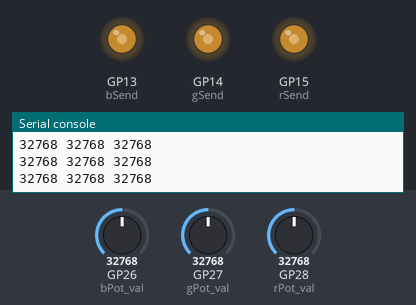
This program was run on a simulated Raspberry Pi Pico running MicroPython. On the bench: output pins drawn as LEDs (lit = HIGH), the last lines printed to the serial console. Inputs (shaded band) come from the test bench; at power-on: GP26 (bPot_val) = 32768, GP27 (gPot_val) = 32768, GP28 (rPot_val) = 32768 (analog values on the 0–65535 scale).

Above: at 1.2 s.
1.3 s: GP26 (bPot_val) set to 45874
At 2.2 s:
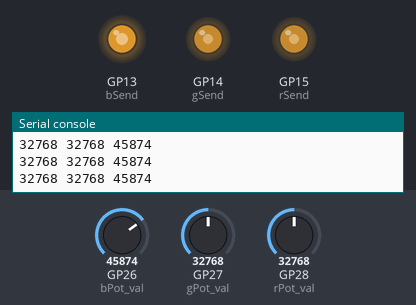
2.8 s: GP27 (gPot_val) set to 45874
At 3.6 s:
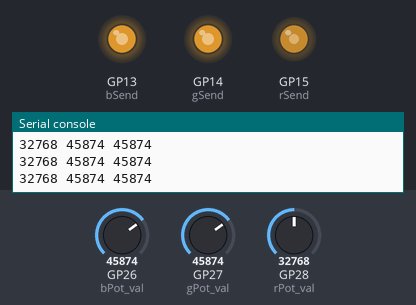
4.3 s: GP28 (rPot_val) set to 45874
At 5.0 s:
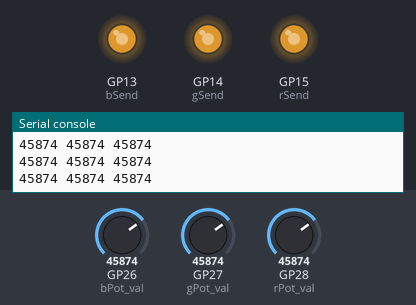
5.8 s: GP26 (bPot_val) set to 57670
At 6.4 s:
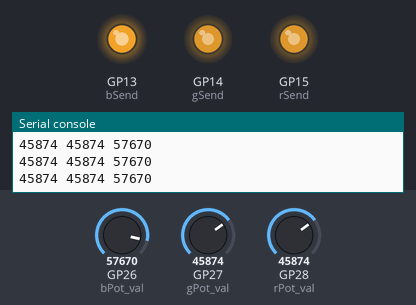
7.3 s: GP27 (gPot_val) set to 57670
At 7.8 s:
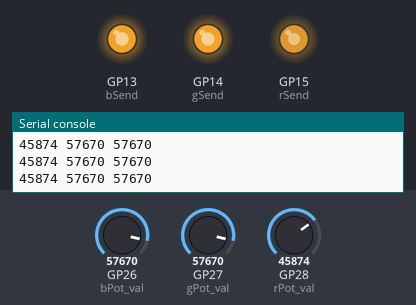
8.8 s: GP28 (rPot_val) set to 57670
At 9.2 s:
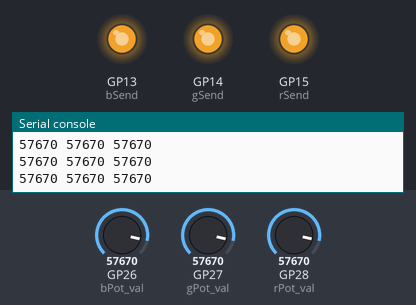
Timing chart, 0 to 11.3 s (numbered marks = the images above; inputs shaded):
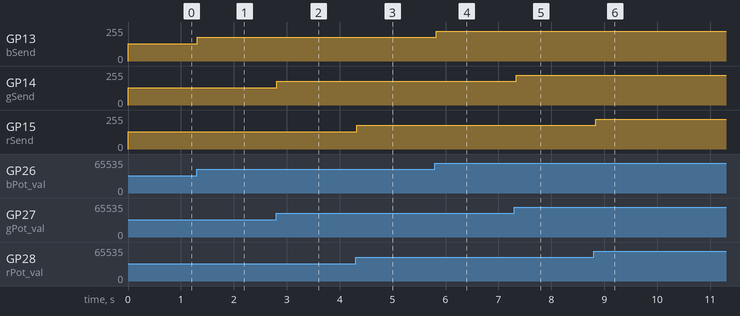

Measured:
- after the input at 1.3 s, GP13 (bSend): 128/255 → 178/255 at once
- after the input at 2.8 s, GP14 (gSend): 128/255 → 178/255 at once
- after the input at 4.3 s, GP15 (rSend): 128/255 → 178/255 at once
- after the input at 5.8 s, GP13 (bSend): 178/255 → 224/255 at once
- after the input at 7.3 s, GP14 (gSend): 178/255 → 224/255 at once
- after the input at 8.8 s, GP15 (rSend): 178/255 → 224/255 at once

The program:

Lesson_12_xtra_credit.py
```python
# Adam H - 11/13/2024
# Lesson 13 Extra Credit Paul McWhorter's Pico W Lessons
# 3 potentiometers: Each one assigned to Red, Green, and Blue.
# When you turn a potentiometer it makes the assigned color brighter or dimmer
# Thus allowing you to mix the 3 RGB  colors with the potentiomters.
# Parts List: 3 10K Potentiometers, 3 220ohm resistors, 1 RGB bulb, 6 jumper wires, 1 pico and usb
from machine import Pin, PWM, ADC
from time import sleep
# Pin Assignment
rPotpin = 28
gPotpin = 27
bPotpin =26
rLed = 15
gLed = 14
bLed = 13
# GPIO Type Declaration (set up signal receive and send pins)
rPot_val = ADC(rPotpin)
gPot_val = ADC(gPotpin)
bPot_val = ADC(bPotpin)
rSend = PWM (Pin(rLed))
gSend = PWM (Pin(gLed))
bSend = PWM (Pin(bLed))
# Set Frequency of Signals being sent
rSend.freq(1000)
bSend.freq(1000)
gSend.freq(1000)

while True:
    # Get Potentiomter Values
    redVal = rPot_val.read_u16()
    greenVal = gPot_val.read_u16()
    blueVal = bPot_val.read_u16()
    # Since the Potentiometers still alow trace amounts of electricity
    # through it is never 0 and the light is never actually off.
    # The if then logic corrects that
    if redVal < 180:
        redVal = 0
    if greenVal < 180:
        greenVal = 0
    if blueVal < 180:
        blueVal = 0
    # Send PWM Valus to LED
    print (redVal,greenVal,blueVal)
    rSend.duty_u16(int(redVal))
    gSend.duty_u16(int(greenVal))
    bSend.duty_u16(int(blueVal))
    sleep(.1)
```
